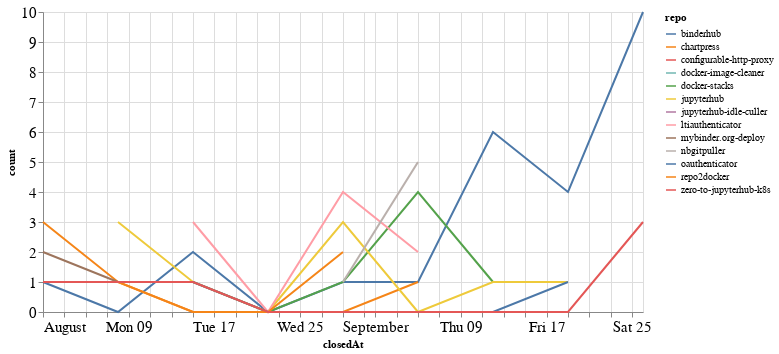

Notebook cell for this chart:
### Code cell
closed_by_time = closed_by.groupby('repo').resample('W', on='closedAt').count()['author'].reset_index()
closed_by_time = closed_by_time.rename(columns={'author': 'count'})

alt.Chart(closed_by_time, width=600).mark_line().encode(
    x='closedAt',
    y='count',
    color='repo',
    tooltip="repo"
)

### Figure 1 — Vega-Lite specification as saved in the notebook (floating-point values rounded to 4 significant figures)
{"config": {"axisLeft": {"labelFontSize": 15}, "axisBottom": {"labelFontSize": 15}}, "data": {"name": "data-f850c211edf8887683c48db3c1fad5a4"}, "mark": "line", "encoding": {"color": {"type": "nominal", "field": "repo"}, "tooltip": {"type": "nominal", "field": "repo"}, "x": {"type": "temporal", "field": "closedAt"}, "y": {"type": "quantitative", "field": "count"}}, "width": 600, "$schema": "https://vega.github.io/schema/vega-lite/v4.8.1.json", "datasets": {"data-f850c211edf8887683c48db3c1fad5a4": [{"repo": "binderhub", "closedAt": "2021-08-01T00:00:00", "count": 1}, {"repo": "binderhub", "closedAt": "2021-08-08T00:00:00", "count": 0}, {"repo": "binderhub", "closedAt": "2021-08-15T00:00:00", "count": 2}, {"repo": "binderhub", "closedAt": "2021-08-22T00:00:00", "count": 0}, {"repo": "binderhub", "closedAt": "2021-08-29T00:00:00", "count": 1}, {"repo": "binderhub", "closedAt": "2021-09-05T00:00:00", "count": 1}, {"repo": "binderhub", "closedAt": "2021-09-12T00:00:00", "count": 6}, {"repo": "binderhub", "closedAt": "2021-09-19T00:00:00", "count": 4}, {"repo": "binderhub", "closedAt": "2021-09-26T00:00:00", "count": 10}, {"repo": "chartpress", "closedAt": "2021-08-01T00:00:00", "count": 3}, {"repo": "chartpress", "closedAt": "2021-08-08T00:00:00", "count": 1}, {"repo": "chartpress", "closedAt": "2021-08-15T00:00:00", "count": 0}, {"repo": "chartpress", "closedAt": "2021-08-22T00:00:00", "count": 0}, {"repo": "chartpress", "closedAt": "2021-08-29T00:00:00", "count": 0}, {"repo": "chartpress", "closedAt": "2021-09-05T00:00:00", "count": 1}, {"repo": "configurable-http-proxy", "closedAt": "2021-09-19T00:00:00", "count": 1}, {"repo": "docker-image-cleaner", "closedAt": "2021-09-26T00:00:00", "count": 1}, {"repo": "docker-stacks", "closedAt": "2021-08-08T00:00:00", "count": 1}, {"repo": "docker-stacks", "closedAt": "2021-08-15T00:00:00", "count": 1}, {"repo": "docker-stacks", "closedAt": "2021-08-22T00:00:00", "count": 0}, {"repo": "docker-stacks", "closedAt": "2021-08-29T00:00:00", "count": 1}, {"repo": "docker-stacks", "closedAt": "2021-09-05T00:00:00", "count": 4}, {"repo": "docker-stacks", "closedAt": "2021-09-12T00:00:00", "count": 1}, {"repo": "jupyterhub", "closedAt": "2021-08-08T00:00:00", "count": 3}, {"repo": "jupyterhub", "closedAt": "2021-08-15T00:00:00", "count": 1}, {"repo": "jupyterhub", "closedAt": "2021-08-22T00:00:00", "count": 0}, {"repo": "jupyterhub", "closedAt": "2021-08-29T00:00:00", "count": 3}, {"repo": "jupyterhub", "closedAt": "2021-09-05T00:00:00", "count": 0}, {"repo": "jupyterhub", "closedAt": "2021-09-12T00:00:00", "count": 1}, {"repo": "jupyterhub", "closedAt": "2021-09-19T00:00:00", "count": 1}, {"repo": "jupyterhub-idle-culler", "closedAt": "2021-09-19T00:00:00", "count": 2}, {"repo": "ltiauthenticator", "closedAt": "2021-08-15T00:00:00", "count": 3}, {"repo": "ltiauthenticator", "closedAt": "2021-08-22T00:00:00", "count": 0}, {"repo": "ltiauthenticator", "closedAt": "2021-08-29T00:00:00", "count": 4}, {"repo": "ltiauthenticator", "closedAt": "2021-09-05T00:00:00", "count": 2}, {"repo": "mybinder.org-deploy", "closedAt": "2021-08-01T00:00:00", "count": 2}, {"repo": "mybinder.org-deploy", "closedAt": "2021-08-08T00:00:00", "count": 1}, {"repo": "nbgitpuller", "closedAt": "2021-08-29T00:00:00", "count": 1}, {"repo": "nbgitpuller", "closedAt": "2021-09-05T00:00:00", "count": 5}, {"repo": "oauthenticator", "closedAt": "2021-08-15T00:00:00", "count": 1}, {"repo": "oauthenticator", "closedAt": "2021-08-22T00:00:00", "count": 0}, {"repo": "oauthenticator", "closedAt": "2021-08-29T00:00:00", "count": 0}, {"repo": "oauthenticator", "closedAt": "2021-09-05T00:00:00", "count": 0}, {"repo": "oauthenticator", "closedAt": "2021-09-12T00:00:00", "count": 0}, {"repo": "oauthenticator", "closedAt": "2021-09-19T00:00:00", "count": 1}, {"repo": "repo2docker", "closedAt": "2021-08-08T00:00:00", "count": 1}, {"repo": "repo2docker", "closedAt": "2021-08-15T00:00:00", "count": 0}, {"repo": "repo2docker", "closedAt": "2021-08-22T00:00:00", "count": 0}, {"repo": "repo2docker", "closedAt": "2021-08-29T00:00:00", "count": 2}, {"repo": "zero-to-jupyterhub-k8s", "closedAt": "2021-08-01T00:00:00", "count": 1}, {"repo": "zero-to-jupyterhub-k8s", "closedAt": "2021-08-08T00:00:00", "count": 1}, {"repo": "zero-to-jupyterhub-k8s", "closedAt": "2021-08-15T00:00:00", "count": 1}, {"repo": "zero-to-jupyterhub-k8s", "closedAt": "2021-08-22T00:00:00", "count": 0}, {"repo": "zero-to-jupyterhub-k8s", "closedAt": "2021-08-29T00:00:00", "count": 0}, {"repo": "zero-to-jupyterhub-k8s", "closedAt": "2021-09-05T00:00:00", "count": 0}, {"repo": "zero-to-jupyterhub-k8s", "closedAt": "2021-09-12T00:00:00", "count": 0}, {"repo": "zero-to-jupyterhub-k8s", "closedAt": "2021-09-19T00:00:00", "count": 0}, {"repo": "zero-to-jupyterhub-k8s", "closedAt": "2021-09-26T00:00:00", "count": 3}]}}
